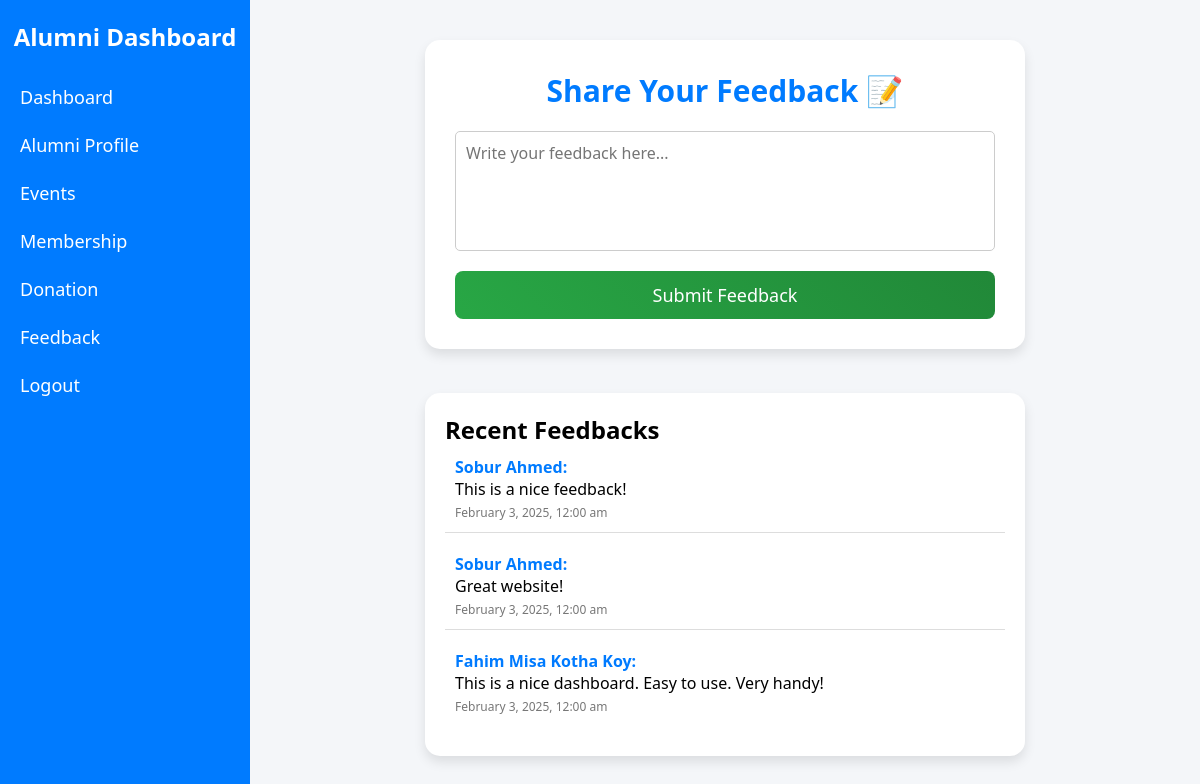
The page /feedback.php (signed in) on the database its author committed.
### tables this page shows
CREATE TABLE `Feedback` (
  `Feedback_ID` int(11) NOT NULL,
  `Alumni_ID` int(11) DEFAULT NULL,
  `Feedback_Text` varchar(500) DEFAULT NULL,
  `Feedback_Date` date DEFAULT NULL
);

CREATE TABLE `Alumni` (
  `Alumni_ID` int(11) NOT NULL,
  `First_Name` varchar(50) DEFAULT NULL,
  `Last_Name` varchar(50) DEFAULT NULL,
  `Date_of_Birth` date DEFAULT NULL,
  `Gender` varchar(10) DEFAULT NULL,
  `Email` varchar(100) DEFAULT NULL,
  `Phone_Number` varchar(15) DEFAULT NULL,
  `Address` varchar(200) DEFAULT NULL,
  `City` varchar(50) DEFAULT NULL,
  `State` varchar(50) DEFAULT NULL,
  `Country` varchar(50) DEFAULT NULL,
  `Graduation_Year` int(11) DEFAULT NULL,
  `Degree` varchar(50) DEFAULT NULL,
  `Department` varchar(50) DEFAULT NULL,
  `Current_Job_Title` varchar(100) DEFAULT NULL,
  `Company_Name` varchar(100) DEFAULT NULL
);

### feedback.php (the view, shortened to what this page needs)
<?php
include 'config/database.php';
$feedback_query = "SELECT Alumni.First_Name, Alumni.Last_Name, Feedback.Feedback_Text, Feedback.Feedback_Date
                   FROM Feedback
                   JOIN Alumni ON Feedback.Alumni_ID = Alumni.Alumni_ID
                   ORDER BY Feedback.Feedback_Date DESC";
$feedback_result = mysqli_query($conn, $feedback_query);
?>
<!DOCTYPE html>
<html lang="en">
<head>
</head>
<body>
    <div class="sidebar">
        <h2>Alumni Dashboard</h2>
        <a href="dashboard.php">Dashboard</a>
        <a href="profile.php">Alumni Profile</a>
        <a href="events.php">Events</a>
        <a href="membership.php">Membership</a>
        <a href="donation.php">Donation</a>
        <a href="feedback.php">Feedback</a>
        <a href="logout.php" class="logout-btn">Logout</a>
    </div>
    <div class="content">
        <div class="feedback-box">
            <h1>Share Your Feedback 📝</h1>
            <form class="feedback-form" method="POST">
                <textarea name="feedback" placeholder="Write your feedback here..."></textarea>
                <button type="submit" class="feedback-btn">Submit Feedback</button>
            </form>
        </div>
        <br><br>
        <div class="feedback-list">
            <h2>Recent Feedbacks</h2>
            <?php while ($row = mysqli_fetch_assoc($feedback_result)): ?>
                <div class="feedback-item">
                    <strong><?php echo htmlspecialchars($row['First_Name'] . ' ' . $row['Last_Name']); ?>:</strong>
                    <p><?php echo htmlspecialchars($row['Feedback_Text']); ?></p>
                    <span class="feedback-date"><?php echo date("F j, Y, g:i a", strtotime($row['Feedback_Date'])); ?></span>
                </div>
            <?php endwhile; ?>
        </div>
    </div>
</body>
</html>

### feedback.php (style rules this page uses)
* { margin: 0; padding: 0; box-sizing: border-box; font-family: 'Segoe UI', Tahoma, Geneva, Verdana, sans-serif; }
body { display: flex; min-height: 100vh; background-color: #f4f6f9; }
.sidebar { width: 250px; background-color: #007bff; color: white; padding-top: 20px; position: fixed; height: 100%; overflow-y: auto; }
.sidebar h2 { text-align: center; margin-bottom: 20px; font-size: 24px; }
.sidebar a { display: block; color: white; text-decoration: none; padding: 12px 20px; font-size: 18px; transition: background 0.3s; }
.content { margin-left: 250px; padding: 40px; flex: 1; }
.feedback-box { background: white; padding: 30px; border-radius: 15px; box-shadow: 0 6px 12px rgba(0, 0, 0, 0.1); text-align: center; max-width: 600px; margin: auto; }
.feedback-box h1 { font-size: 30px; color: #007bff; margin-bottom: 20px; }
.feedback-form textarea { width: 100%; height: 120px; padding: 10px; font-size: 16px; border: 1px solid #ccc; border-radius: 5px; resize: none; }
.feedback-btn { margin-top: 15px; background: linear-gradient(45deg, #28a745, #218838); color: white; border: none; padding: 12px 20px; font-size: 18px; border-radius: 8px; cursor: pointer; width: 100%; transition: 0.3s; }
.feedback-list { margin-top: 50px; background: white; padding: 20px; border-radius: 15px; box-shadow: 0 6px 12px rgba(0, 0, 0, 0.1); max-width: 600px; margin: auto; }
.feedback-item { border-bottom: 1px solid #ddd; padding: 10px; margin-bottom: 10px; }
.feedback-item:last-child { border-bottom: none; }
.feedback-item strong { color: #007bff; }
.feedback-date { font-size: 12px; color: #777; }

### rows shown on the page
feedback: Alumni_ID.Last_Name "Sobur Ahmed", Feedback_Text "This is a nice feedback!", Feedback_Date "February 3, 2025, 12:00 am"
feedback: Alumni_ID.Last_Name "Sobur Ahmed", Feedback_Text "Great website!", Feedback_Date "February 3, 2025, 12:00 am"
feedback: Alumni_ID.Last_Name "Fahim Misa Kotha Koy", Feedback_Text "This is a nice dashboard. Easy to use. Very handy!", Feedback_Date "February 3, 2025, 12:00 am"
